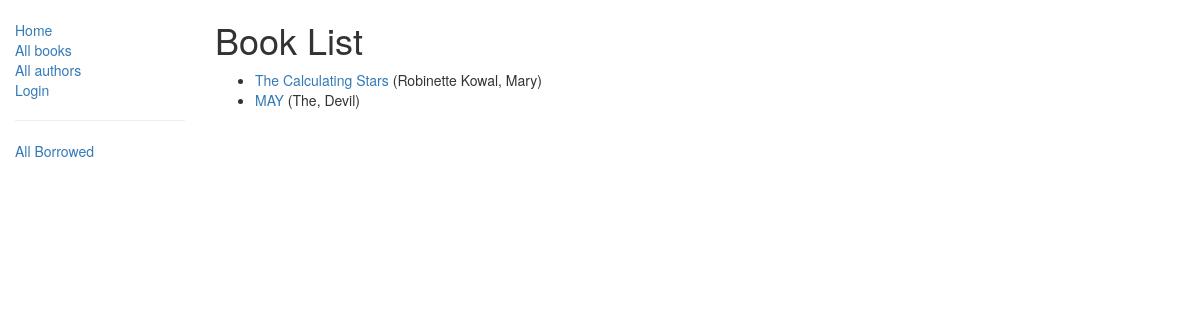
Before: /catalog/books/ with the older database file.
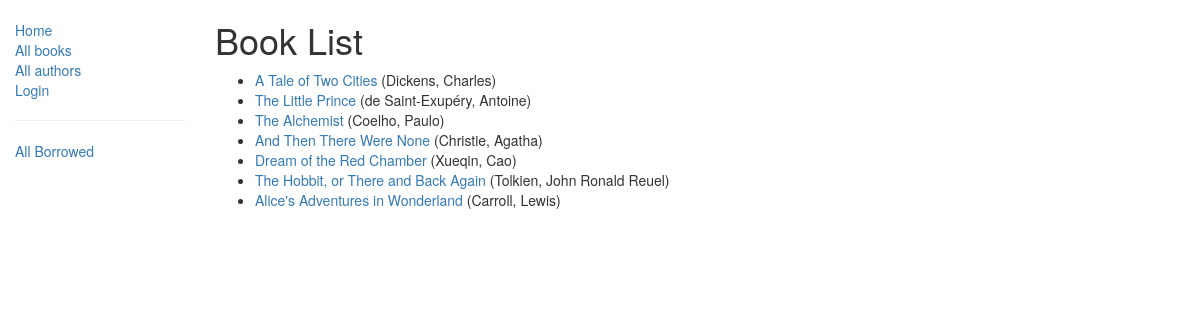
After: the same page with the newer database file.
### catalog/models.py (models this page shows, shortened)
class Book(models.Model):
    title = models.CharField(max_length=200)
    author = models.ForeignKey('Author', on_delete=models.SET_NULL, null=True)
    summary = models.TextField(max_length=1000, help_text="Enter a brief description of the book")
    isbn = models.CharField('ISBN',max_length=13, help_text='13 Character <a href="https://www.isbn-international.org/content/what-isbn">ISBN number</a>')
    genre = models.ManyToManyField(Genre, help_text="Select a genre for this book")
    language = models.ForeignKey('Language', on_delete=models.SET_NULL, null=True)
    cover = models.ImageField(upload_to ='images/', help_text="Select a cover for this book", null=True)
    def get_absolute_url(self):
        return reverse('book-detail', args=[str(self.id)])
    def display_genre(self):
        """
        Creates a string for the Genre. This is required to display genre in Admin.
        """
        return ', '.join([genre.name for genre in self.genre.all()[:3]])
    display_genre.short_description = 'Genre'

class Author(models.Model):
    first_name = models.CharField(max_length=100)
    last_name = models.CharField(max_length=100)
    date_of_birth = models.DateField(null=True, blank=True)
    date_of_death = models.DateField('Died', null=True, blank=True)
    def __str__(self):
        return '%s, %s' % (self.last_name, self.first_name)

### catalog/views.py (the view)
class BookListView(generic.ListView):
    model = Book
    paginate_by = 10

### catalog/templates/catalog/book_list.html
{% extends "base_generic.html" %}
{% block content %}
    <h1>Book List</h1>
    {% if book_list %}
    <ul>
      {% for book in book_list %}
      <li>
        <a href="{{ book.get_absolute_url }}">{{ book.title }}</a> ({{book.author}})
      </li>
      {% endfor %}
    </ul>
    {% else %}
      <p>There are no books in the library.</p>
    {% endif %}
{% endblock %}

### catalog/templates/base_generic.html (shortened to what this page needs)
<!doctype html>
<html lang="en">
  <head>
    <link
      rel="stylesheet"
      href="https://maxcdn.bootstrapcdn.com/bootstrap/3.3.7/css/bootstrap.min.css" />
    {% load static %}
    <link rel="stylesheet" href="{% static 'css/styles.css' %}" />
  </head>
  <body>
    <div class="container-fluid">
      <div class="row">
        <div class="col-sm-2">
          {% block sidebar %}
            <ul class="sidebar-nav">
              <li><a href="{% url 'index' %}">Home</a></li>
              <li><a href="{% url 'books' %}">All books</a></li>
              <li><a href="{% url 'authors' %}">All authors</a></li>
          {% if user.is_authenticated %}
            <li>User: {{ user.get_username }}</li>
            <li><a href="{% url 'my-borrowed' %}">My Borrowed</a></li>
            <li><a href="{% url 'logout'%}?next={{request.path}}">Logout</a></li>
          {% else %}
            <li><a href="{% url 'login'%}?next={{request.path}}">Login</a></li>
          {% endif %}
          <hr>
              <li><a href="{% url 'all-borrowed' %}">All Borrowed</a></li>
         </ul>
          {% endblock %}
        </div>
        <div class="col-sm-10 ">
          {% block content %}{% endblock %}
        </div>
      </div>
    </div>
  </body>
</html>

### catalog/static/css/styles.css (style rules this page uses)
.sidebar-nav { margin-top: 20px; padding: 0; list-style: none; }

Changed rows visible on the page:
removed Book: title "MAY", author "The, Devil"
added Book: title "A Tale of Two Cities", author "Dickens, Charles"
added Book: title "The Little Prince", author "de Saint-Exupéry, Antoine"
changed Book: title "The Calculating Stars" → "The Alchemist"; author "Robinette Kowal, Mary" → "Coelho, Paulo"
added Book: title "And Then There Were None", author "Christie, Agatha"
added Book: title "Dream of the Red Chamber", author "Xueqin, Cao"
added Book: title "The Hobbit, or There and Back Again", author "Tolkien, John Ronald Reuel"
added Book: title "Alice's Adventures in Wonderland", author "Carroll, Lewis"
